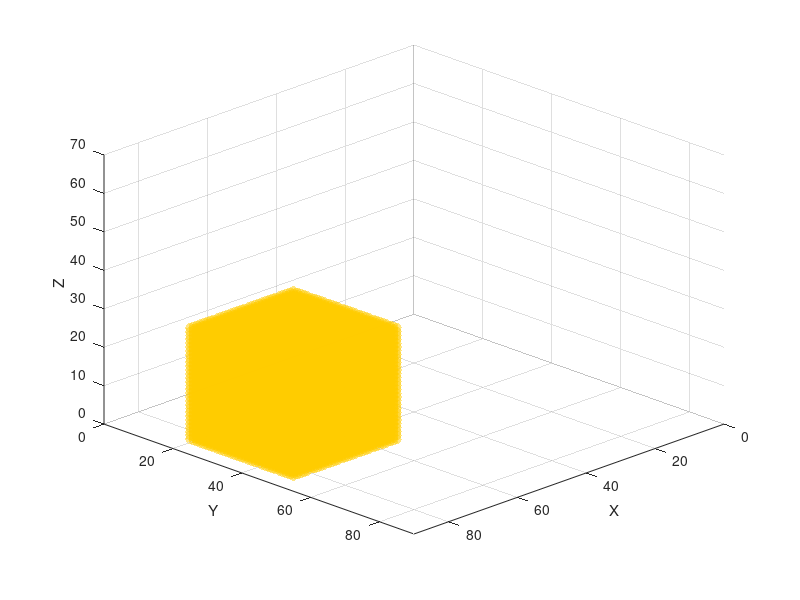

MATLAB code to generate this figure: (Note: this script raises an error after producing the figure.)
%% Map dimensions (MAKE SURE THEY ARE THE SAME AS THE MAP CREATOR)
mapSizeX = 90; mapSizeY = 90; mapSizeZ = 70;
mapSize = [mapSizeX, mapSizeY, mapSizeZ];

%% Generate ROI and Object positions
% We store environment state in this matrix with this values:
% ---- 0 = free | 1= Occupied | 2 = unexplored | 3 = Frontier | 4 = ROI | 
% ---- 5 = Object
voxelStates = 2*ones(mapSize);

%% DEFINE ROI SETTINGS
voxelStates(55:85, 20:50, 1:30) = 4;

%% DEFINE OBJECTIVE LOCATION
objectX=75; objectY=45; objectZ=3;

% Define the object value
objectValue = 5;
% Compute 3x3x3 block centered on the object position
for dx = -1:1
    for dy = -1:1
        for dz = -1:1
            x = objectX + dx;
            y = objectY + dy;
            z = objectZ + dz;

            % Check bounds before assigning
            if x >= 1 && x <= size(voxelStates,1) && ...
               y >= 1 && y <= size(voxelStates,2) && ...
               z >= 1 && z <= size(voxelStates,3)
                voxelStates(x,y,z) = objectValue;
            end
        end
    end
end

figure;             
hold on; 
axis([0 mapSize(1) 0 mapSize(2) 0 mapSize(3)]);
grid on;
xlabel('X'); ylabel('Y'); zlabel('Z');


[rx, ry, rz] = ind2sub(size(voxelStates), find(voxelStates == 4));
scatter3(rx-0.5, ry-0.5, rz-0.5, 50, [1, 0.8, 0], 'filled', 'MarkerFaceAlpha', 0.5);

[gx, gy, gz] = ind2sub(size(voxelStates), find(voxelStates == 5));
scatter3(gx-0.5, gy-0.5, gz-0.5, 50, [0.6, 0.2, 0.8], 'filled', 'MarkerFaceAlpha', 1);

view(135, 30);

%% Save Voxel Initial States Matrix
save('../../Maps_ROI_Object_Situations/LivingRoom_1_situations/LivingRoom_1_voxelStates_5.mat','voxelStates');
disp('saved voxelStates')
